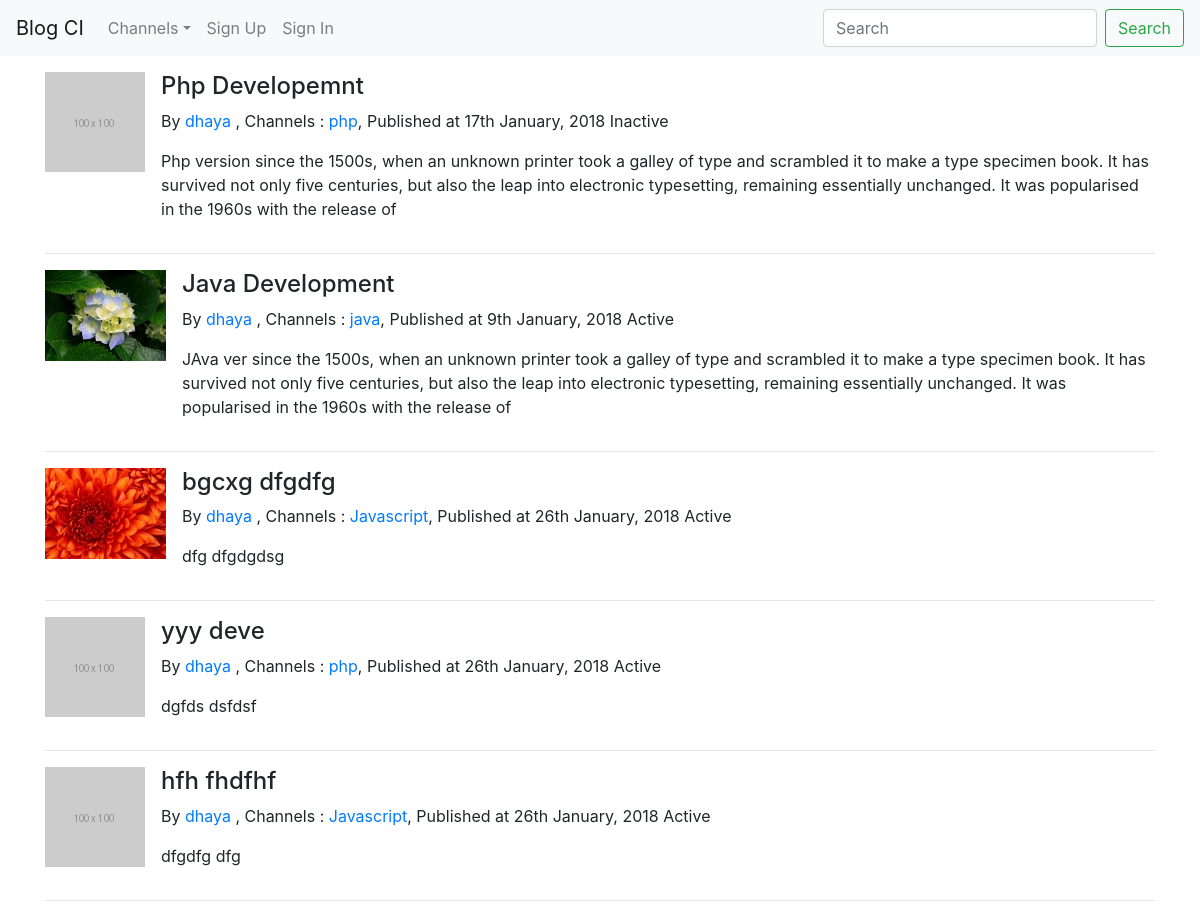
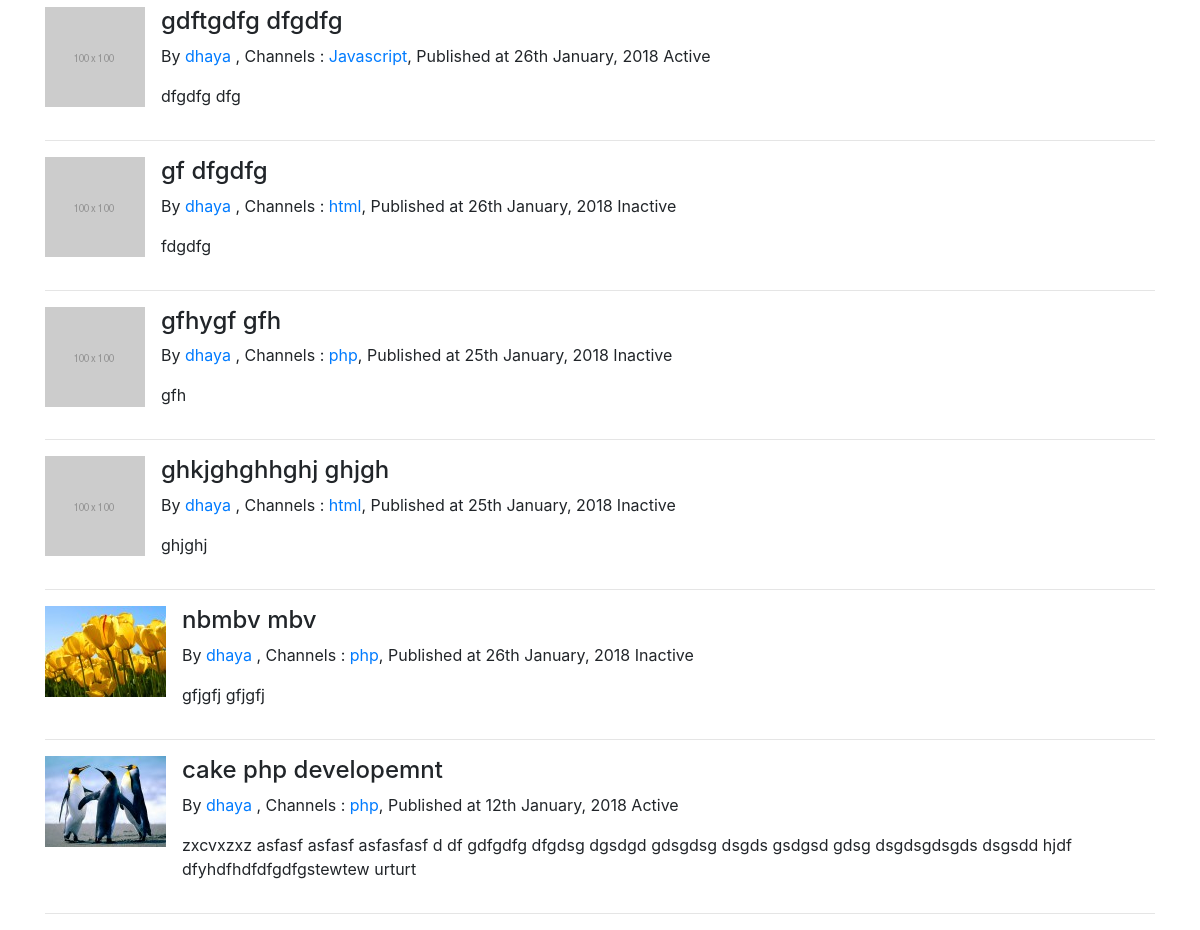
Page /posts/show/auther/4 on the committed database (2 pictures, top to bottom).
### tables this page shows
CREATE TABLE `posts` (
  `id` int(11) NOT NULL,
  `title` text NOT NULL,
  `description` text NOT NULL,
  `channelid` int(11) NOT NULL,
  `userid` int(11) NOT NULL,
  `slug` text NOT NULL,
  `publishdate` datetime NOT NULL,
  `tags` text NOT NULL,
  `image` text NOT NULL,
  `status` tinyint(4) NOT NULL COMMENT '1 as active, 0 as inactive',
  `created_at` timestamp NOT NULL DEFAULT CURRENT_TIMESTAMP ON UPDATE CURRENT_TIMESTAMP
);

CREATE TABLE `users` (
  `id` int(11) NOT NULL,
  `name` varchar(60) NOT NULL,
  `email` text NOT NULL,
  `phone` text NOT NULL,
  `password` text NOT NULL,
  `usertype` smallint(6) NOT NULL COMMENT '1 as admin, 2 as user',
  `created_at` timestamp NOT NULL DEFAULT CURRENT_TIMESTAMP ON UPDATE CURRENT_TIMESTAMP
);

CREATE TABLE `channel` (
  `id` int(11) NOT NULL,
  `name` varchar(60) NOT NULL,
  `description` text NOT NULL,
  `status` tinyint(4) NOT NULL COMMENT '1 as active, 0 as inactive',
  `created_at` timestamp NOT NULL DEFAULT CURRENT_TIMESTAMP ON UPDATE CURRENT_TIMESTAMP
);

### application/views/posts/page.php (called while the page is built, shortened)
<?php
$this->load->view('master/header');
$this->load->view($page);
?>

### application/controllers/Posts.php (called while the page is built, shortened)
<?php
class Posts extends CI_Controller
{
    public function show($field,$value)
    {
        if($field == 'auther'){
            $data["posts"] = $this->post->get_one_items('posts','userid',$value);
        }
        foreach($data["posts"] as $val){
            $data["channel"][] = $this->post->get_one_item('channel','id',$val->channelid);
            $data["users"][] = $this->post->get_one_item('users','id',$val->userid);
        }
        $data['channels'] = $this->post->get_all_item('channel');
        $data['page'] = 'posts/index';
        if($this->session->userdata('userid') != ""){
            $this->load->view('user/page', $data);
        }
        else{
            $this->load->view('posts/page', $data);
        }
    }
}

### index.php (called while the page is built, shortened)
<?php
require_once BASEPATH.'core/CodeIgniter.php';

### application/models/Common.php (called while the page is built, shortened)
<?php
class Common extends CI_Model
{
    public function get_one_item($table,$field,$value)
    {
        return $this->db->get_where($table, array($field=>$value))->row();
    }
    public function get_one_items($table,$field,$value)
    {
        $this->db->where($field,$value);
        $query = $this->db->get($table);
        $res=$query->result();
        return $res;
    }
}

### application/views/posts/index.php (the view, shortened to what this page needs)
<div class="row">
      <div class="col postlist">
            <?php
            foreach ($posts as $key=>$post) {
            $dateObj =  date("jS F, Y", strtotime($post->publishdate));
            ?>
                <div class="media">
                    <div>
                        <img class="mr-3" src="<?php echo base_url();?>assets/blogpost/thumb/<?php echo $post->image ;?>" alt="Generic placeholder image">
                    </div>
                      <div class="media-body">
                            <h4 class="mt-0"><?php echo $post->title ;?></h4>
                            <p> By <a href="<?php echo base_url();?>posts/show/auther/<?php echo $users[$key]->id ;?>"><?php echo $users[$key]->name ;?> </a>,
                                Channels : <a href="<?php echo base_url();?>posts/show/channel/<?php echo $channel[$key]->id ;?>"><?php echo $channel[$key]->name ;?></a>,
                                Published at <?php echo $dateObj ;?>
                                <?php  echo ($post->status == 1) ? 'Active' : 'Inactive'; ?>
                            </p>
                            <p><?php echo $post->description ;?></p>
                      </div>
                </div>
                <hr>
            <?php } ?>
      </div>
</div>

### application/views/master/header.php (style rules this page uses)
body { min-height: 75rem; padding-top: 4.5rem; }

### rows in the picture
posts: image (placeholder picture), title "Php Developemnt", userid.name "dhaya", channelid.name "php", publishdate "17th January, 2018", status "Inactive", description "Php version since the 1500s, when an unknown printer took a galley of type and scrambled it to make a type specimen book. It has survived not only five centuries, but also the leap into electronic typesetting, remaining essentially unchanged. It was popularised in the 1960s with the release of"
posts: image (picture), title "Java Development", userid.name "dhaya", channelid.name "java", publishdate "9th January, 2018", status "Active", description "JAva ver since the 1500s, when an unknown printer took a galley of type and scrambled it to make a type specimen book. It has survived not only five centuries, but also the leap into electronic typesetting, remaining essentially unchanged. It was popularised in the 1960s with the release of"
posts: image (picture), title "bgcxg dfgdfg", userid.name "dhaya", channelid.name "Javascript", publishdate "26th January, 2018", status "Active", description "dfg dfgdgdsg"
posts: image (placeholder picture), title "yyy deve", userid.name "dhaya", channelid.name "php", publishdate "26th January, 2018", status "Active", description "dgfds dsfdsf"
posts: image (placeholder picture), title "hfh fhdfhf", userid.name "dhaya", channelid.name "Javascript", publishdate "26th January, 2018", status "Active", description "dfgdfg dfg"
posts: image (placeholder picture), title "gdftgdfg dfgdfg", userid.name "dhaya", channelid.name "Javascript", publishdate "26th January, 2018", status "Active", description "dfgdfg dfg"
posts: image (placeholder picture), title "gf dfgdfg", userid.name "dhaya", channelid.name "html", publishdate "26th January, 2018", status "Inactive", description "fdgdfg"
posts: image (placeholder picture), title "gfhygf gfh", userid.name "dhaya", channelid.name "php", publishdate "25th January, 2018", status "Inactive", description "gfh"
posts: image (placeholder picture), title "ghkjghghhghj ghjgh", userid.name "dhaya", channelid.name "html", publishdate "25th January, 2018", status "Inactive", description "ghjghj"
posts: image (picture), title "nbmbv mbv", userid.name "dhaya", channelid.name "php", publishdate "26th January, 2018", status "Inactive", description "gfjgfj gfjgfj"
posts: image (picture), title "cake php developemnt", userid.name "dhaya", channelid.name "php", publishdate "12th January, 2018", status "Active", description "zxcvxzxz asfasf asfasf asfasfasf d df gdfgdfg dfgdsg dgsdgd gdsgdsg dsgds gsdgsd gdsg dsgdsgdsgds dsgsdd hjdf dfyhdfhdfdfgdfgstewtew urturt"
